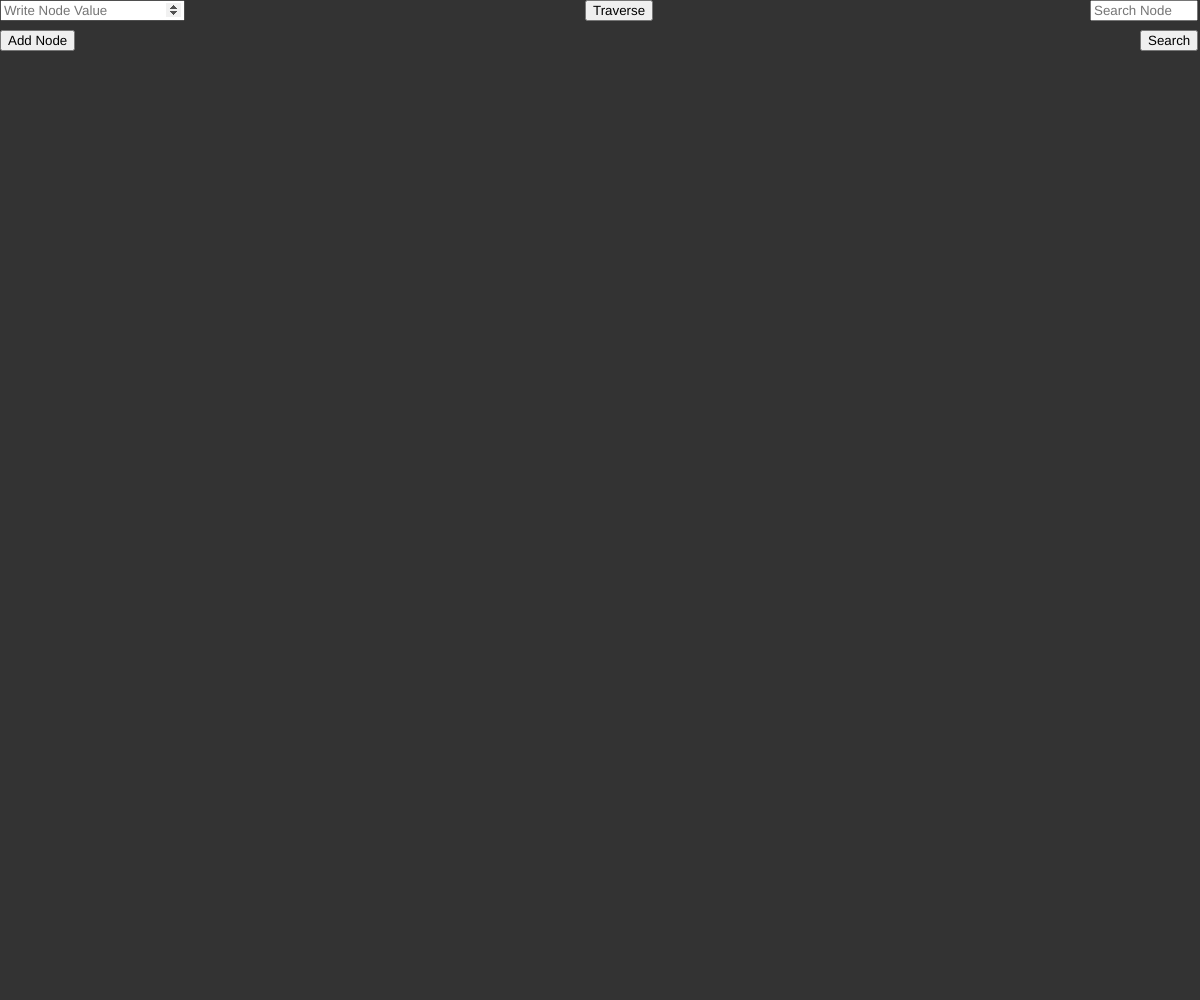
Frame 1 (no input)
Frame 60 (no input): identical to frame 1, image omitted
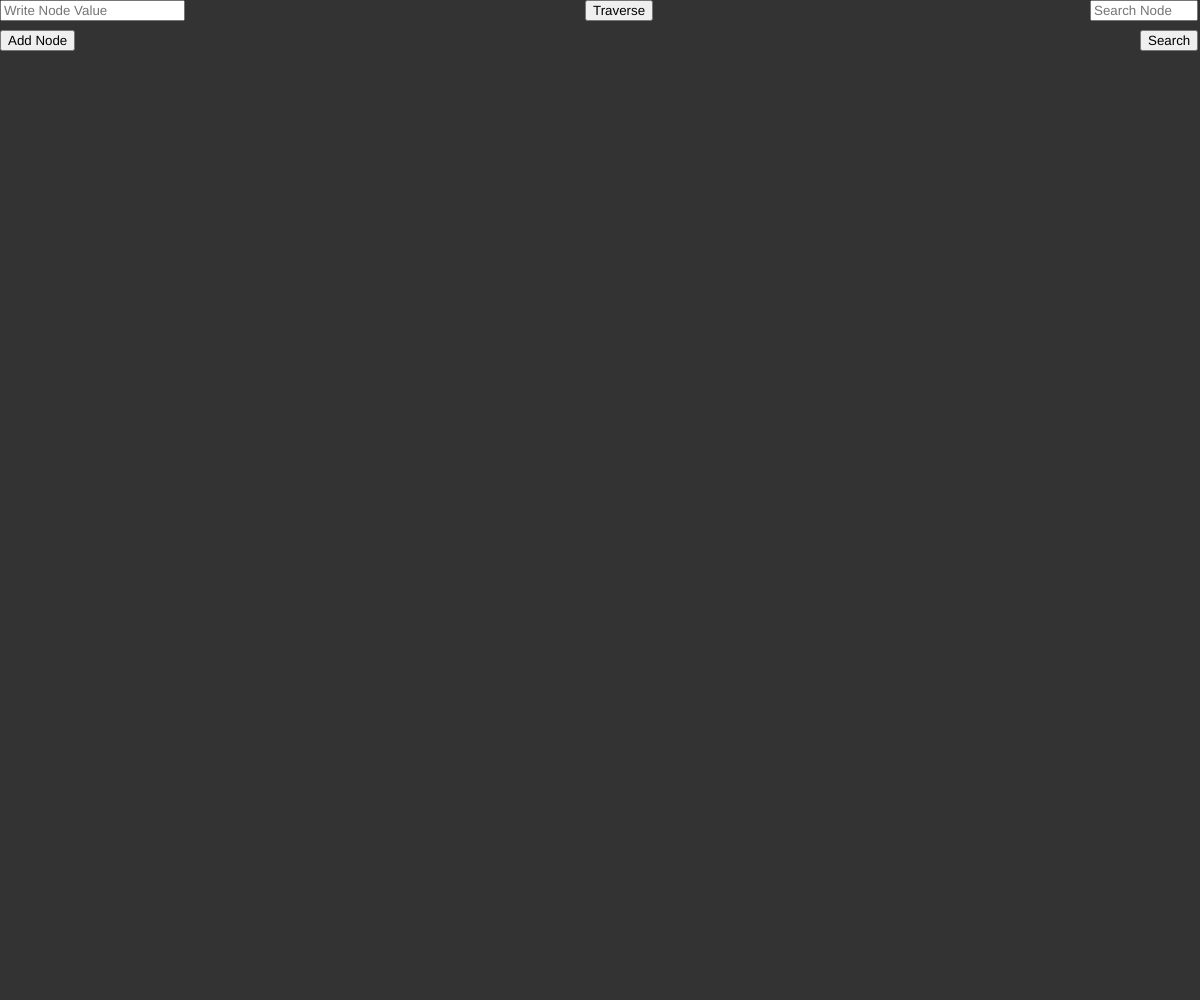
Frame 120 (the mouse pressed at the canvas centre since frame 60)

The p5.js sketch that drew these frames (run headless with seeded random() and noise() and a simulated clock; from frame 60 on, the mouse is pressed at the canvas centre):

// p5.js sketch
// ── sketch.js
// NOC Intelligence and Learning
// https://github.com/nature-of-code/NOC-S17-2-Intelligence-Learning/tree/master/week1-graphs
// Course by The Coding Train (codingtra.in)
// Coding Challenge #65 Binary Search Tree

// Created by Dipam Sen

let tree;
let xSpace, ySpace;
let sorted;

function setup() {
  createCanvas(windowWidth, windowHeight);
  xSpace = width;
  ySpace = height / 10;
  fill(0);
  sorted = createDiv('');
  sorted.position(0,60);
  sorted.style('color', 'white');
  sorted.style('font-weight', 'bold');
  noStroke();
  textAlign(CENTER, CENTER);
  textFont('monospace');
  textSize(20);
  tree = new Tree();



  let box = createInput();
  box.attribute('type', 'number');
  box.position(0, 0);
  box.attribute('placeholder', "Write Node Value");
  let button = createButton('Add Node');
  button.position(0, 30);
  let tra = createButton('Traverse');
  tra.position(width / 2 - 15, 0);
  tra.mousePressed(()=>{
    if(tree.root) {
      let array = [];
      tree.root.inOrder(array);
      sorted.html(array)    }
  })
  button.mousePressed(() => {
    let val = parseInt(box.value());
    if (val) tree.addNode(val);
    box.value(null);
  })
  let box2 = createInput();
  box2.attribute('type', 'number');
  box2.position(width - 110, 0);
  box2.style('width', '100px');
  box2.attribute('placeholder', "Search Node");
  let button2 = createButton('Search');
  button2.position(width - 60, 30);
  button2.mousePressed(() => {
    tree.root.unColor();
    let val = parseInt(box2.value());
    if (val && tree.root) {
      found = (tree.root.search(val));
      if (found) {
        found.green = true;
      }
    }
    box2.value(null);
  })
}

function draw() {
  background(51);

  xSpace = width;
  ySpace = height / 10;
  tree.display();
}
// ── style.css
html, body {
  margin: 0;
  padding: 0;
  font-family: 'Consolas';
}
canvas {
  display: block;
}
input, button {
  font-family: inherit;
}
* {
  outline: none;
}
// ── tree.js

class Tree {
  constructor() {
    this.root = null;
  }
  addNode(val) {
    let node = new Node(val);
    if (this.root == null) {
      this.root = node;
    } else {
      this.root.addNode(node);
    }
  }
  traverse(type) {
    if (type == "inorder") this.root.inOrder();
  }
  display() {
    translate(xSpace / 2, ySpace);
    xSpace /= 2;
    if(this.root) this.root.show();
  }
  
}

class Node {
  constructor(val) {
    this.left = null;
    this.right = null;
    this.value = val;
  }
  inOrder(arr) {
    if (this.left) this.left.inOrder(arr);
    arr.push(this.value);
    if (this.right) this.right.inOrder(arr);
  }
  unColor() {
    if (this.left) this.left.unColor();
    this.green = null;
    if (this.right) this.right.unColor();
  }
  search(val) {
    
    if (this.value == val) {
      return this;
    }
    if (this.left && val < this.value) {
      return this.left.search(val);
    }
    if (this.right && val > this.value) {
      return this.right.search(val);
    }
    return false;
  }
  addNode(node) {
    if (node.value < this.value) {
      // go to left
      if (this.left == null) {
        this.left = node;
      } else {
        this.left.addNode(node);
      }
    } else if (node.value > this.value) {
      // go to right
      if (this.right == null) {
        this.right = node;
      } else {
        this.right.addNode(node);
      }
    }
  }
  show() {
    fill(200);
    strokeWeight(2);
    stroke(255);
    if(this.green) fill('lightgreen');
    ellipse(0, 0, 30)
    noStroke();
    fill(0);
    text(this.value, 0, 0);
    if (this.left) {
      push();
      stroke(255);
      line(-8, 13, -xSpace / 2 + 5, ySpace - 15)
      translate(-xSpace / 2, ySpace);
      xSpace /= 2
      this.left.show();
      xSpace *= 2
      pop();
    }
    if (this.right) {
      push();
      stroke(255);
      line(8, 13, xSpace / 2 - 5, ySpace - 15)
      translate(xSpace / 2, ySpace);
      xSpace /= 2
      this.right.show();
      xSpace *= 2
      pop();
    }
  }
}
